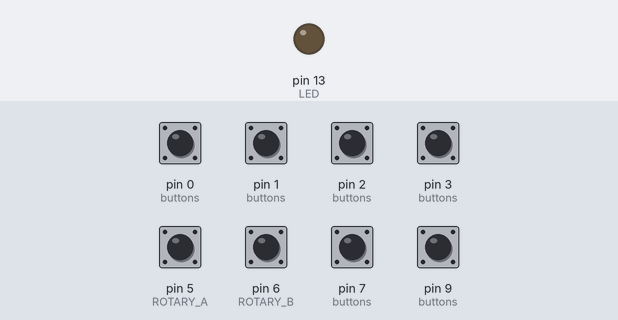
Bench run of a sketch on a simulated Arduino Micro, built with avr-gcc and run on an emulated ATmega32U4. Shown: output pins drawn as LEDs (lit = HIGH). The inputs (shaded band) are chosen by the test bench; at power-on: pin 0 (buttons), pin 1 (buttons), pin 2 (buttons), pin 3 (buttons), pin 5 (ROTARY_A), pin 6 (ROTARY_B), pin 7 (buttons), pin 9 (buttons) HIGH. USB keyboard and mouse output is not drawn.

Above: at 4.0 s.
4.1 s: pin 0 (buttons) pulled LOW for 0.15 s
At 4.18 s:
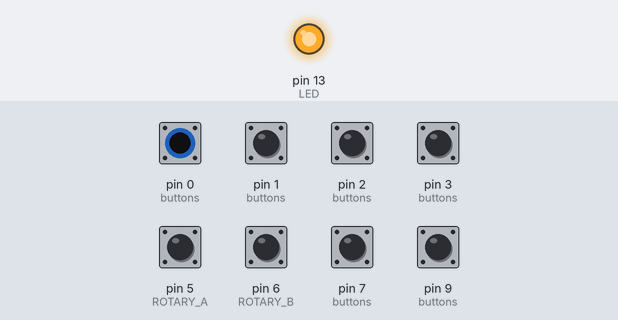
Timing chart, 0 to 7.1 s (numbered marks = the images above; inputs shaded):
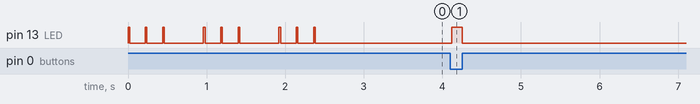

Measured:
- after the input at 4.1 s, pin 13 (LED): LOW → HIGH at once, → LOW 0.13 s later

The sketch:

zoom_keys_pc.ino
```cpp
//
// Zoom Buttons
// inspired by https://www.instructables.com/Zoom-Control-Box/
//
// Arduino Micro interrupt pins in order = 3, 2, 0, 1, 7
//
//#include "Keyboard.h"
#include "HID-Project.h"

#define ROTARY_A 5
#define ROTARY_B 6
boolean A, a, B, b, C, c;

// Define Arduino pin numbers for buttons and LEDs
#define LED 13
#define BTN1 0  // Alt-F2: Gallery view Alt-F1: Speaker view toggle
#define BTN2 1  // Alt-V: Turn video on/off
#define BTN3 2  // Alt-Y: Raise Hand
#define BTN4 3  // Alt-A: Mute self
#define BTN5 7  // MUTE computer
#define BTN6 9  // Alt-S: Share screen
#define NUMBUTTONS 6
int buttons[NUMBUTTONS] = {BTN1, BTN2, BTN3, BTN4, BTN5, BTN6};
unsigned long btntime[NUMBUTTONS];
boolean btnpress[NUMBUTTONS];


char line[80];
unsigned long t;
int n;
bool gallery = false; //keep track to toggle between gallery and speaker view

void setup() {
  pinMode(LED, OUTPUT);
  digitalWrite(LED, LOW);
  //volume knob
  pinMode(ROTARY_A, INPUT_PULLUP);
  pinMode(ROTARY_B, INPUT_PULLUP);
  a = b = c = false;

  for (int i=0; i < 3; i++) {
  digitalWrite(LED, HIGH); delay(20);
  digitalWrite(LED, LOW); delay(200);
  digitalWrite(LED, HIGH); delay(20);
  digitalWrite(LED, LOW); delay(200);
  digitalWrite(LED, HIGH); delay(20);
  digitalWrite(LED, LOW); delay(500);
  }

  //setup push buttons
  for (int i = 0; i < NUMBUTTONS; i++) {
    pinMode(buttons[i], INPUT_PULLUP);
    btntime[i] = 0;
    btnpress[i] = false;
  }

  Keyboard.begin();
  Consumer.begin();
}

void loop() {
  //check volume knob and act
  A = digitalRead(ROTARY_A) == LOW;
  B = digitalRead(ROTARY_B) == LOW;
  if (A && !a) {
    if (B) {
      n++; if (n > 100) n = 100;
      Consumer.write(MEDIA_VOL_UP);
    }
    else {
      n--; if (n < 0) n = 0;
      Consumer.write(MEDIA_VOL_DOWN);
    }
//      sprintf(line, "%d\n", n);
//      Serial.write(line);
  }
  a = A;

  //check push buttons and act
  for (int i = 0; i < NUMBUTTONS; i++) {
    if (!digitalRead(buttons[i])) {
      // Button pressed (negative logic)
      if (btntime[i] == 0) {
        // Button has just been pressed
        btntime[i] = millis();
      }
      else {
        // Button is still pressed
        if (millis() - btntime[i] > 20 && !btnpress[i]) {
          // This is not just a glitch
          btnpress[i] = true;
          // Now do your stuff!
          digitalWrite(LED, HIGH);
          RXLED0;
          switch (i) {
          case 0: // Alt-F2: Gallery view Alt-F1: Speaker view toggle
            Keyboard.press(KEY_LEFT_ALT);
            if (gallery == true){
              Keyboard.write(KEY_F2); //gallery view
            }
            else {
              Keyboard.write(KEY_F1); //speaker view
            }
            Keyboard.release(KEY_LEFT_ALT);
            gallery = !gallery; //toggle for next press cycle
            break;
          case 1: // Alt-V: video on/off
            Keyboard.press(KEY_LEFT_ALT);
            Keyboard.write('v');
            Keyboard.release(KEY_LEFT_ALT);
            break;
          case 2: // Alt-Y: Raise / lower hand
            Keyboard.press(KEY_LEFT_ALT);
            Keyboard.write('y');
            Keyboard.release(KEY_LEFT_ALT);
            break;
          case 3: // Alt-A: Mute self
            Keyboard.press(KEY_LEFT_ALT);
            Keyboard.write('a');
            Keyboard.release(KEY_LEFT_ALT);
            break;
          case 4: // Mute computer
            Consumer.write(MEDIA_VOL_MUTE);
            break;
          case 5: // Alt-S: Share screen
            Keyboard.press(KEY_LEFT_ALT);
            Keyboard.write('s');
            Keyboard.release(KEY_LEFT_ALT);
            break;
          }
        }
      }
    }
    else {
      // Button not pressed
      if (btntime[i] != 0) {
        // Looks like it's just been released
        digitalWrite(LED, LOW);
        RXLED1;
        btntime[i] = 0;
        btnpress[i] = false;
      }
    }
  }
}
```
